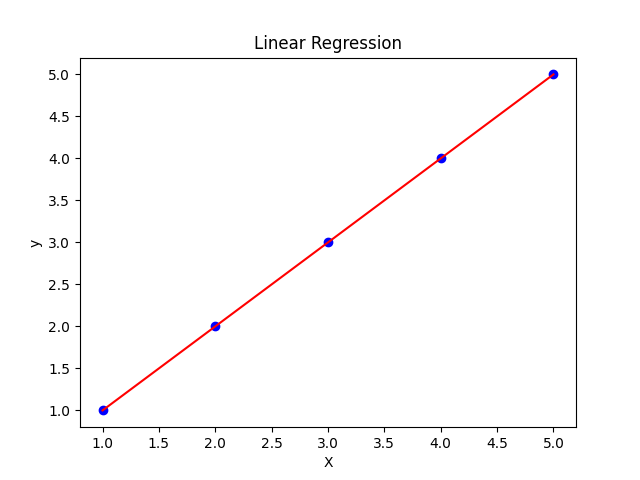

Here is the Python script that generated this plot:
import numpy as np
import matplotlib.pyplot as plt
from sklearn.linear_model import LinearRegression

# Example data
X = np.array([1, 2, 3, 4, 5]).reshape(-1, 1)
y = np.array([1, 2, 3, 4, 5])

# Model
model = LinearRegression()
model.fit(X, y)

# Predictions
predictions = model.predict(X)

# Plot
plt.scatter(X, y, color='blue')
plt.plot(X, predictions, color='red')
plt.title('Linear Regression')
plt.xlabel('X')
plt.ylabel('y')
plt.show()
